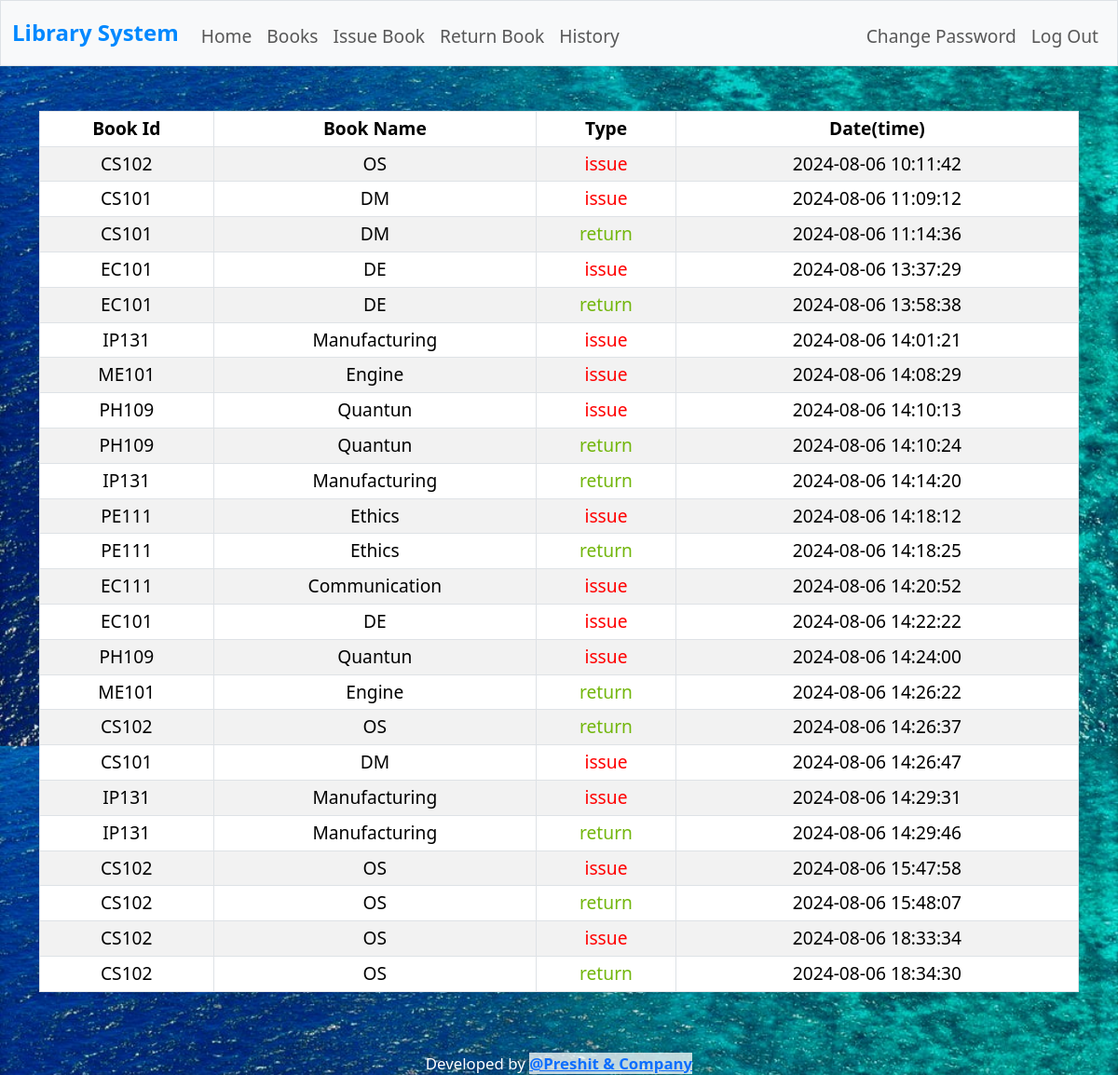
Page /history (signed in) on the earlier database version.
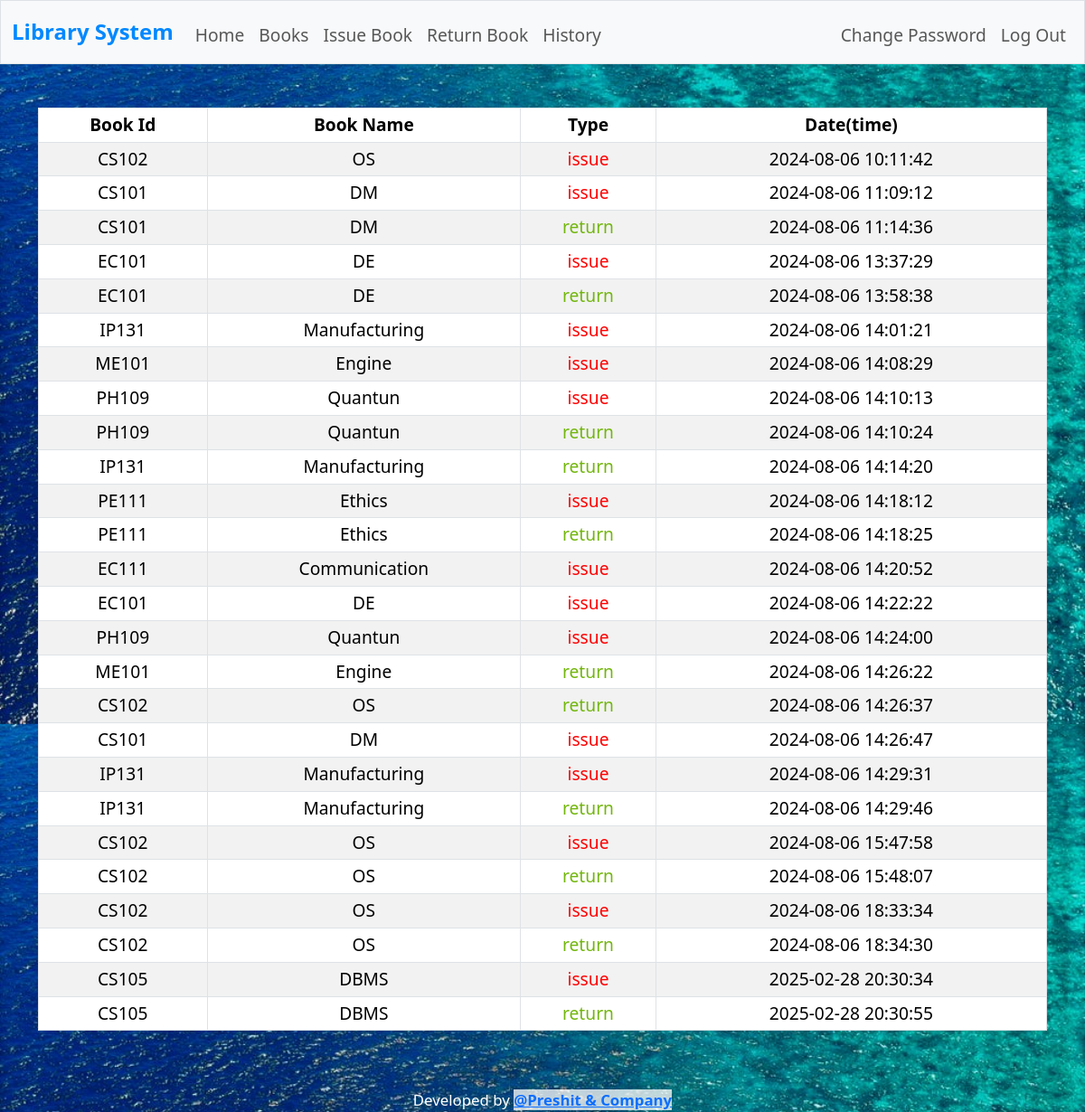
Same page on the later database version.
### tables this page shows
CREATE TABLE history( id integer not null, bname text not null,bid text not null, type text not null, time datetime not null default current_timestamp);

### app.py (the view)
@app.route("/history")
@login_required
def history():
    history = db.execute("select * from history where id = ?", session["user_id"])
    return render_template("history.html", data= history)

### app.py (called while the page is built)
@app.after_request
def after_request(response):
    response.headers["Cache-Control"] = "no-cache, no-store, must-revalidate"
    response.headers["Expires"] = 0
    response.headers["Pragma"] = "no-cache"
    return response

### helpers.py (called while the page is built)
def login_required(f):
    @wraps(f)
    def decorated_function(*args, **kwargs):
        if session.get("user_id") is None:
            return redirect("/login")
        return f(*args, **kwargs)
    return decorated_function

### templates/history.html (shortened to what this page needs)
{% extends "layout.html" %}
{% block main %}
    <table class= "table table-hover table-striped table-bordered table-sm">
        <thead class="thead-dark">
            <tr>
                <th>Book Id</th>
                <th>Book Name</th>
                <th>Type</th>
                <th>Date(time)</th>
            </tr>
        </thead>
        <tbody>
            {% for row in data %}
                {% if row.type == 'return' %}
                    <tr> <td>{{ row.bid }}</td> <td>{{ row.bname }}</td> <td id="green-cell">{{ row.type }}</td> <td>{{ row.time }}</td></tr>
                {% else %}
                    <tr> <td>{{ row.bid }}</td> <td>{{ row.bname }}</td> <td id="red-cell">{{ row.type }}</td> <td>{{ row.time }}</td></tr>
                {% endif %}
            {% endfor %}
        </tbody>
    </table>
{% endblock %}

### templates/layout.html (shortened to what this page needs)
<!DOCTYPE html>
<html lang="en">
    <head>
        <link href="https://cdn.jsdelivr.net/npm/bootstrap@5.3.3/dist/css/bootstrap.min.css" rel="stylesheet">
        <link href="../static/styles.css" rel="stylesheet">
    </head>
    <body class="background-image">
        <nav class="bg-light border navbar navbar-expand-md navbar-light">
            <div class="container-fluid">
                <a class="navbar-brand main-heading" href="/"> Library System </a>
                <div class="collapse navbar-collapse" id="navbar">
                    {% if session["user_id"] %}
                        <ul class="navbar-nav me-auto mt-2 new1">
                            <li class="nav-item"><a class="nav-link" href="/">Home</a></li>
                            <li class="nav-item"><a class="nav-link" href="/about">Books</a></li>
                            <li class="nav-item"><a class="nav-link" href="/issue">Issue Book</a></li>
                            <li class="nav-item"><a class="nav-link" href="/retrn">Return Book</a></li>
                            <li class="nav-item"><a class="nav-link" href="/history">History</a></li>
                        </ul>
                        <ul class="navbar-nav ms-auto mt-2">
                            <li class="nav-item"><a class="nav-link" href="/password">Change Password</a></li>
                            <li class="nav-item"><a class="nav-link" href="/logout">Log Out</a></li>
                        </ul>
                    {% else %}
                        <ul class="navbar-nav ms-auto mt-2">
                            <li class="nav-item"><a class="nav-link" href="/register">Register</a></li>
                            <li class="nav-item"><a class="nav-link" href="/login">Log In</a></li>
                        </ul>
                    {% endif %}
                </div>
            </div>
        </nav>
        <main class="container py-5 text-center">
            {% block main %}{% endblock %}
        </main>
        <footer class="mb-5">
            <p class="mb-3 small text-center"> Developed by <a href="/" class="bold-text-light-bg">@Preshit & Company</a> </p>
        </footer>
    </body>
</html>

### static/styles.css (style rules this page uses)
body { background-color: rgb(52, 125, 151); background-image: url('../static/back1.jpeg'); background-size: cover; background-position: center; height: 100vh; width: 100%; color: white; font-size: larger; }
.bold-text-light-bg { font-weight: bold; background-color: rgba(255,255,255, 0.75); }
.main-heading { font-size: x-large; font-weight: bolder; color:rgb(0, 136, 255); }
#red-cell { color:red; }
#green-cell { color: rgb(114, 182, 12); }

Differences in the rows shown:
added history: bid "CS105", bname "DBMS", type "issue", time "2025-02-28 20:30:34"
added history: bid "CS105", bname "DBMS", type "return", time "2025-02-28 20:30:55"
